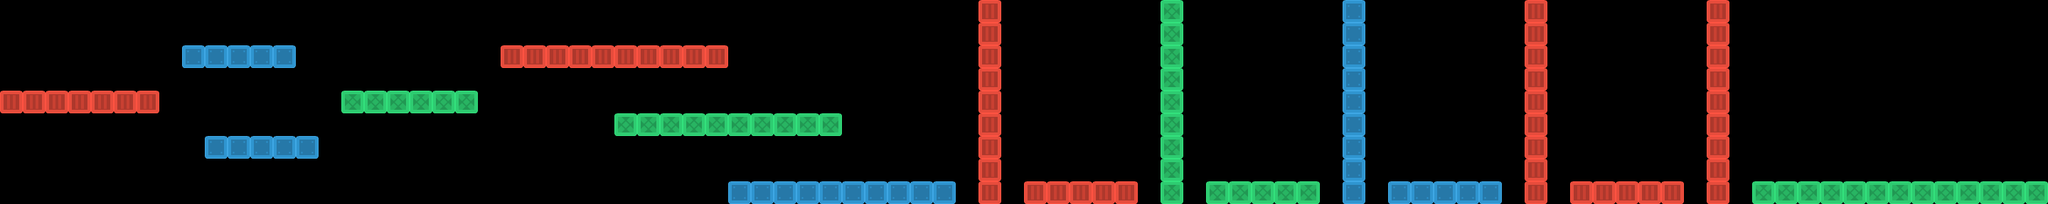

Rendered tile map (Tiled .tmx) drawn with the repository's tilesets; below, a short description and the map source with its tile grids summarised:
An orthogonal 90x9 tile map with 32x32 px tiles, 3 tile layers (blue, green, red), 3 tilesets and 13 objects.

<map version="1.0" tiledversion="1.0.2" orientation="orthogonal" renderorder="left-up" width="90" height="9" tilewidth="32" tileheight="32" nextobjectid="20">
 <tileset firstgid="1" source="redBlock.tsx" />
 <tileset firstgid="2" source="blueBlock.tsx" />
 <tileset firstgid="3" source="greenBlock.tsx" />
 <objectgroup name="spawnPoint">
  <object id="19" x="64" y="96">
   <ellipse />
  </object>
 </objectgroup>
 <objectgroup name="end">
  <object id="1" x="2720" y="224">
   <ellipse />
  </object>
 </objectgroup>
 <objectgroup name="coins">
  <object id="2" x="2624" y="224">
   <ellipse />
  </object>
  <object id="3" x="2592" y="224">
   <ellipse />
  </object>
  <object id="4" x="2560" y="224">
   <ellipse />
  </object>
  <object id="5" x="1520" y="227">
   <ellipse />
  </object>
  <object id="6" x="1774" y="225">
   <ellipse />
  </object>
  <object id="7" x="2030" y="227">
   <ellipse />
  </object>
  <object id="8" x="2290" y="228">
   <ellipse />
  </object>
  <object id="11" x="960" y="128">
   <ellipse />
  </object>
  <object id="12" x="1120" y="224">
   <ellipse />
  </object>
  <object id="16" x="288" y="32">
   <ellipse />
  </object>
  <object id="18" x="384" y="160">
   <ellipse />
  </object>
 </objectgroup>
 <layer name="blue" width="90" height="9">
  <data>[810 cells, 34 non-empty, 1 distinct tile ids]</data>
 </layer>
 <layer name="green" width="90" height="9">
  <data>[810 cells, 43 non-empty, 1 distinct tile ids]</data>
 </layer>
 <layer name="red" width="90" height="9">
  <data>[810 cells, 54 non-empty, 1 distinct tile ids]</data>
 </layer>
</map>
